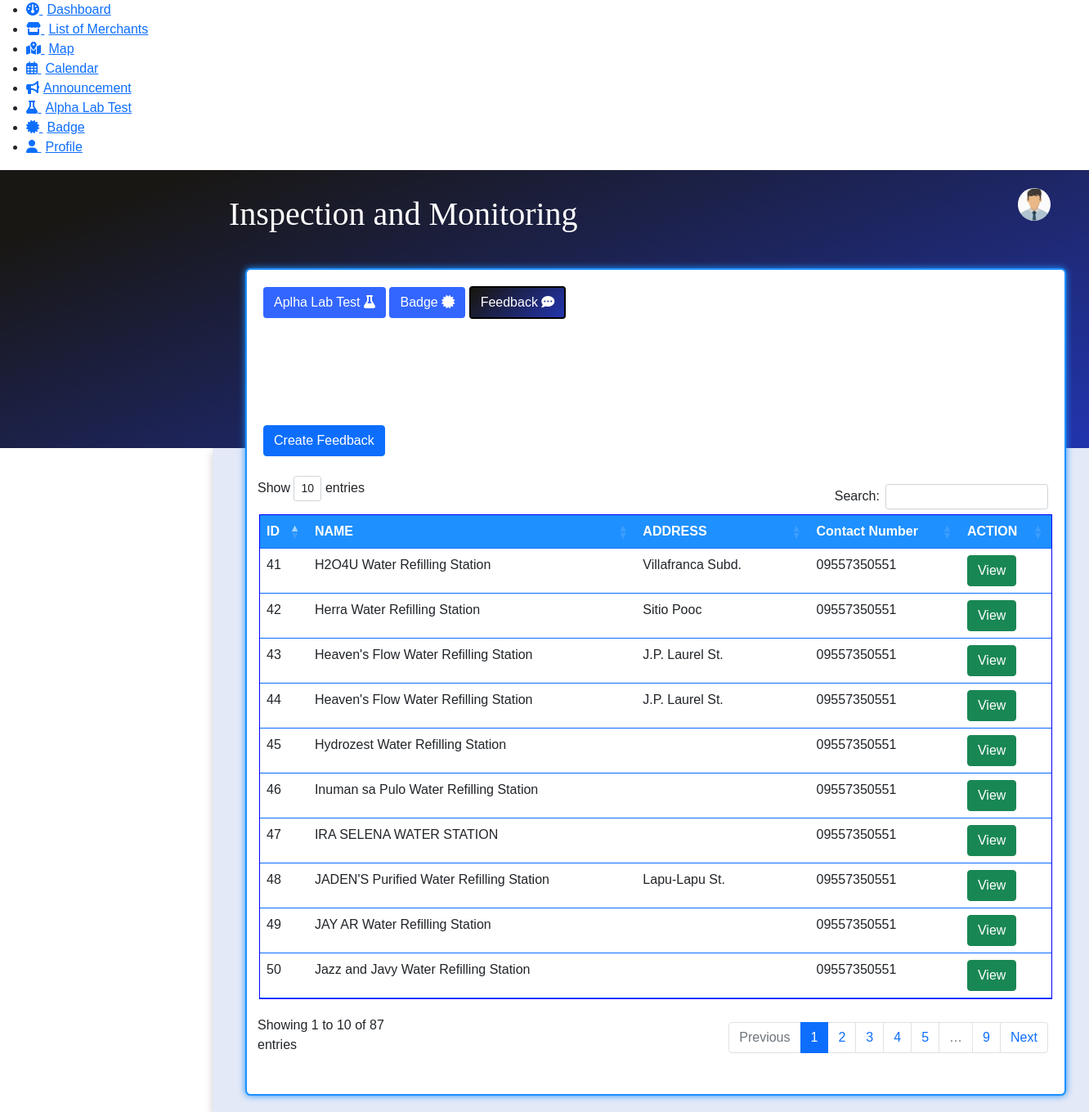
The page /admin/feedback.php (signed in) on the database its author committed.
### tables this page shows
CREATE TABLE `merchant` (
  `merchant_id` int(11) NOT NULL,
  `username` varchar(255) NOT NULL,
  `password` varchar(255) NOT NULL,
  `business_name` varchar(255) NOT NULL,
  `owner` varchar(255) NOT NULL,
  `address` varchar(255) NOT NULL,
  `barangay` varchar(255) NOT NULL,
  `email` varchar(255) NOT NULL,
  `contact_number` varchar(255) NOT NULL,
  `image` varchar(255) NOT NULL,
  `latitude` varchar(255) NOT NULL,
  `longitude` varchar(255) NOT NULL,
  `opening` time NOT NULL,
  `closing` time NOT NULL,
  `status` varchar(255) NOT NULL
);

### admin/name.php (called while the page is built, shortened)
<?php
	require 'connect.php';
	$query = $conn->query("SELECT * FROM `admin` WHERE `admin_id` = '$_SESSION[admin_id]'") or die(mysqli_error());
	$fetch = $query->fetch_array();
?>

### admin/feedback.php (the view, shortened to what this page needs)
<!DOCTYPE html>
<?php
	require 'name.php';
?>
<html lang="en" dir="ltr">
  <head>
    <link rel="stylesheet" href="../admin/navstyle.css">
    <link rel="stylesheet" href="../admin/ad_style.css">
    <link href="https://cdn.jsdelivr.net/npm/bootstrap@5.0.2/dist/css/bootstrap.min.css" rel="stylesheet">
    <link href='https://unpkg.com/boxicons@2.0.7/css/boxicons.min.css' rel='stylesheet'>
<link rel="stylesheet" href="https://cdn.datatables.net/1.10.21/css/dataTables.bootstrap4.min.css">
  <link rel='stylesheet' href='https://cdn.datatables.net/buttons/1.2.2/css/buttons.bootstrap.min.css'>
   </head>
<body>
  <?php include'navbar.php';?>
  <div style="height: 340px; background-color: #2234ae;
    background-image: linear-gradient(340deg, #2234ae 0%,  #191714 89%);">
      <br>
      <span style="color:white;
    margin-left:280px; margin-top:30px; font-size: 40px; font-family:Monotype Corsiva;
  font-weight: 400;" class="links_name">Inspection and Monitoring</span>
  </div>
<div class="home_content">
   <div id="tbl-contain" style=" margin-top:-240px;
    width: 97%;height:100%; max-height:4000px;
     background-color: white;  border-radius: .4rem;
     border-color:dodgerBlue;
    border:2px solid dodgerBlue;
    box-shadow: 0 0 8px 0 dodgerBlue; margin-left:20px;
      ">
    <div class="action">
        <div class="profile" style="margin-top:-100px;
        margin-right:17px;float:right" onclick="menuToggle()">
             <img src = "../photo/<?php echo $fetch['photo']?>" id = "lbl" width = "100%" height = "100%"/>
        </div>
    </div>
<a  class = "btn btn-default focus" href = "../admin/inspection.php"
 style="background-color:#3366ff;margin-left:20px; color:white;margin-top:20px;">
                    Aplha Lab Test <i class = "fa fa-flask"></i></a>
<a  class = "btn btn-default focus" href = "../admin/badge.php"
 style="background-color:#3366ff; color:white;margin-top:20px;">
                   Badge <i class = "fa fa-certificate"></i></a>
<a  class = "btn btn-default  " href = "../admin/feedback.php"
  style="border:2px solid black ;margin-top:20px;
  background-image: linear-gradient(315deg, #2234ae 0%, #191714 95%);color:white;" >
                   Feedback <i class = "fa fa-commenting"></i></a>
<div>
     <a class = "btn btn-primary"  id ="addBtn" href="add_feedback.php" > Create Feedback</a> </div>  <br>
   <table id="table" class="table" style="margin-left:15px; width:97%; margin-top:60px;border:1px solid blue;" >
  <thead>
    <tr>
      <th scope="col" class=" border-primary" style="background:#1E90FF;color:white;">ID</th>
      <th scope="col" class=" border-primary" style="background:#1E90FF;color:white;">NAME</th>
      <th scope="col" class=" border-primary" style="background:#1E90FF;color:white;">ADDRESS</th>
      <th scope="col" class=" border-primary" style="background:#1E90FF;color:white;">Contact Number</th>
      <th scope="col" class=" border-primary" style="background:#1E90FF;color:white;">ACTION</th>
    </tr>
  </thead>
  <tbody>
    <?php
				$query = $conn->query("SELECT * FROM merchant") or die(mysqli_error());
							  while($fetch = $query->fetch_array()){
		 ?>
    <tr>
      <td scope="row" class="border-primary"><?php echo $fetch['merchant_id']?></td>
      <td class="border-primary"><?php echo $fetch['business_name']?></td>
      <td class="border-primary"><?php echo $fetch['address']?></td>
      <td class="border-primary"><?php echo $fetch['contact_number']?></td>
      <td class=" border-primary">
       <a class = "btn btn-success"
       href="feedback_view.php?merchant_id=<?php echo $fetch['merchant_id']?>"
       style="color:white;" >
       <i class = "glyphicon glyphicon-remove"></i>View
       </a>
      </td>
    </tr>
    <?php
					}
			?>
  </tbody>
</table> <br><br>
    </div>
  </div>
</body>
</html>

### admin/navstyle.css (style rules this page uses)
* { margin: 0; padding: 0; box-sizing: border-box; font-family: "Nunito Sans" , sans-serif; }
:root { --black-color:#11101d; --white-color:#fff; --sky-color:#E4E9F7; --light-black:#1d1b31; }
th, td { border-color: #96D4D4; }
.home_content { position:absolute; width:80.7%; left:260px; background:var(--sky-color); padding:20px; box-shadow: 0 5px 10px rgba(0,0,0,0.2); }

### admin/ad_style.css (style rules this page uses)
.action .profile { position: relative; width: 40px; height: 40px; border-radius: 50%; overflow: hidden; cursor: pointer; }
.action .profile img { position: absolute; top: 0; left: 0; width: 100%; height: 100%; object-fit: cover; }

### admin/feedback.php (style rules this page uses)
#addBtn.btn.btn-primary { margin-top: 130px; margin-left:20px; bottom:20px; color:white; }

### rows shown on the page
merchant: merchant_id "41", business_name "H2O4U Water Refilling Station", address "Villafranca Subd.", contact_number "09557350551"
merchant: merchant_id "42", business_name "Herra Water Refilling Station", address "Sitio Pooc", contact_number "09557350551"
merchant: merchant_id "43", business_name "Heaven's Flow Water Refilling Station", address "J.P. Laurel St.", contact_number "09557350551"
merchant: merchant_id "44", business_name "Heaven's Flow Water Refilling Station", address "J.P. Laurel St.", contact_number "09557350551"
merchant: merchant_id "45", business_name "Hydrozest Water Refilling Station", contact_number "09557350551"
merchant: merchant_id "46", business_name "Inuman sa Pulo Water Refilling Station", contact_number "09557350551"
merchant: merchant_id "47", business_name "IRA SELENA WATER STATION", contact_number "09557350551"
merchant: merchant_id "48", business_name "JADEN'S Purified Water Refilling Station", address "Lapu-Lapu St.", contact_number "09557350551"
merchant: merchant_id "49", business_name "JAY AR Water Refilling Station", contact_number "09557350551"
merchant: merchant_id "50", business_name "Jazz and Javy Water Refilling Station", contact_number "09557350551"
